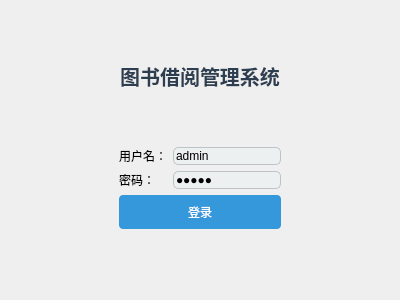
<?xml version="1.0" encoding="UTF-8"?>
<ui version="4.0">
 <class>Login</class>
 <widget class="QWidget" name="Login">
  <property name="geometry">
   <rect>
    <x>0</x>
    <y>0</y>
    <width>400</width>
    <height>300</height>
   </rect>
  </property>
  <property name="windowTitle">
   <string>登录</string>
  </property>
  <layout class="QVBoxLayout" name="verticalLayout_2">
   <item>
    <spacer name="verticalSpacer">
     <property name="orientation">
      <enum>Qt::Orientation::Vertical</enum>
     </property>
     <property name="sizeHint" stdset="0">
      <size>
       <width>20</width>
       <height>28</height>
      </size>
     </property>
    </spacer>
   </item>
   <item>
    <widget class="QLabel" name="labelLogo">
     <property name="styleSheet">
      <string notr="true">font-size: 20px;
font-weight: bold;
color: #2c3e50;
padding: 20px;</string>
     </property>
     <property name="text">
      <string>图书借阅管理系统</string>
     </property>
     <property name="alignment">
      <set>Qt::AlignmentFlag::AlignCenter</set>
     </property>
    </widget>
   </item>
   <item>
    <spacer name="verticalSpacer_2">
     <property name="orientation">
      <enum>Qt::Orientation::Vertical</enum>
     </property>
     <property name="sizeHint" stdset="0">
      <size>
       <width>20</width>
       <height>28</height>
      </size>
     </property>
    </spacer>
   </item>
   <item>
    <layout class="QHBoxLayout" name="horizontalLayout">
     <item>
      <spacer name="horizontalSpacer">
       <property name="orientation">
        <enum>Qt::Orientation::Horizontal</enum>
       </property>
       <property name="sizeHint" stdset="0">
        <size>
         <width>40</width>
         <height>20</height>
        </size>
       </property>
      </spacer>
     </item>
     <item>
      <layout class="QVBoxLayout" name="verticalLayout">
       <item>
        <layout class="QGridLayout" name="gridLayout">
         <item row="0" column="0">
          <widget class="QLabel" name="label">
           <property name="text">
            <string>用户名：</string>
           </property>
          </widget>
         </item>
         <item row="0" column="1">
          <widget class="QLineEdit" name="lineEditUsername">
           <property name="styleSheet">
            <string notr="true">background-color: #ecf0f1;
border: 1px solid #bdc3c7;
border-radius: 5px;</string>
           </property>
           <property name="text">
            <string>admin</string>
           </property>
           <property name="placeholderText">
            <string>请输入用户名</string>
           </property>
          </widget>
         </item>
         <item row="1" column="0">
          <widget class="QLabel" name="label_2">
           <property name="text">
            <string>密码：</string>
           </property>
          </widget>
         </item>
         <item row="1" column="1">
          <widget class="QLineEdit" name="lineEditPassword">
           <property name="styleSheet">
            <string notr="true">background-color: #ecf0f1;
border: 1px solid #bdc3c7;
border-radius: 5px;</string>
           </property>
           <property name="text">
            <string>admin</string>
           </property>
           <property name="echoMode">
            <enum>QLineEdit::EchoMode::Password</enum>
           </property>
           <property name="placeholderText">
            <string>请输入密码</string>
           </property>
          </widget>
         </item>
        </layout>
       </item>
       <item>
        <widget class="QPushButton" name="pushButtonLogin">
         <property name="contextMenuPolicy">
          <enum>Qt::ContextMenuPolicy::NoContextMenu</enum>
         </property>
         <property name="styleSheet">
          <string notr="true">background-color: #3498db;
color: white;
border: none;
padding: 8px 16px;
border-radius: 4px;</string>
         </property>
         <property name="text">
          <string>登录</string>
         </property>
        </widget>
       </item>
      </layout>
     </item>
     <item>
      <spacer name="horizontalSpacer_2">
       <property name="orientation">
        <enum>Qt::Orientation::Horizontal</enum>
       </property>
       <property name="sizeHint" stdset="0">
        <size>
         <width>40</width>
         <height>20</height>
        </size>
       </property>
      </spacer>
     </item>
    </layout>
   </item>
   <item>
    <spacer name="verticalSpacer_4">
     <property name="orientation">
      <enum>Qt::Orientation::Vertical</enum>
     </property>
     <property name="sizeHint" stdset="0">
      <size>
       <width>20</width>
       <height>28</height>
      </size>
     </property>
    </spacer>
   </item>
   <item>
    <spacer name="verticalSpacer_3">
     <property name="orientation">
      <enum>Qt::Orientation::Vertical</enum>
     </property>
     <property name="sizeHint" stdset="0">
      <size>
       <width>20</width>
       <height>28</height>
      </size>
     </property>
    </spacer>
   </item>
  </layout>
 </widget>
 <resources/>
 <connections/>
</ui>
